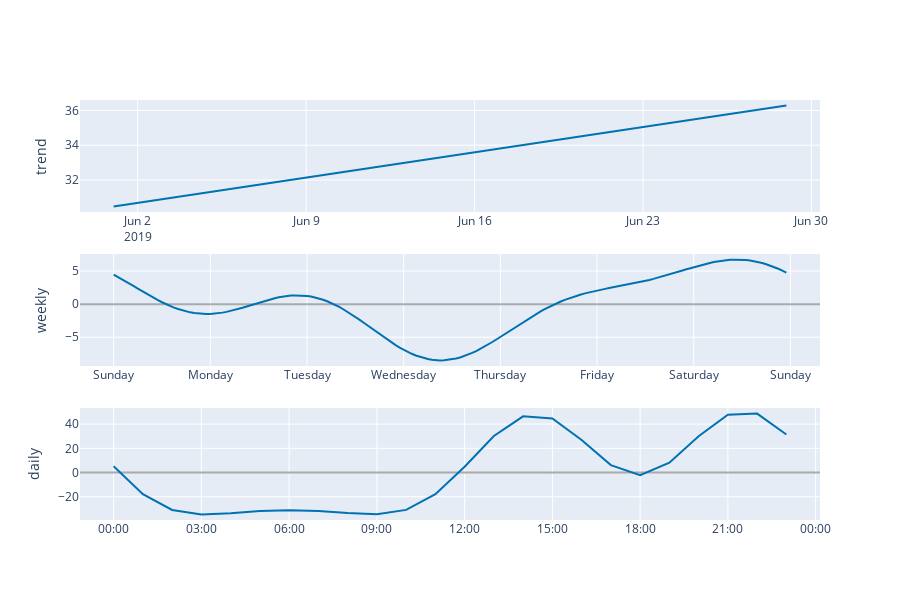

The code cell stored with this chart in its notebook:
### Code cell
plot_components_plotly(m, forecast)

### Figure 1 — Plotly figure (JSON) as saved in the notebook; plotly's stock layout.template omitted (floating-point values rounded to 4 significant figures; data arrays with more than 128 entries replaced by an {"elided": "..."} marker saying what was removed)
{"data": [{"line": {"color": "#0072B2", "width": 2}, "mode": "lines", "name": "trend", "type": "scatter", "x": {"elided": "511 str values"}, "xaxis": "x", "y": {"elided": "511 float values"}, "yaxis": "y"}, {"line": {"color": "rgba(0, 114, 178, 0.2)", "width": 0}, "mode": "lines", "name": "trend_upper", "type": "scatter", "x": {"elided": "511 str values"}, "xaxis": "x", "y": {"elided": "511 float values"}, "yaxis": "y"}, {"fill": "tonexty", "fillcolor": "rgba(0, 114, 178, 0.2)", "line": {"color": "rgba(0, 114, 178, 0.2)", "width": 0}, "mode": "lines", "name": "trend_lower", "type": "scatter", "x": {"elided": "511 str values"}, "xaxis": "x", "y": {"elided": "511 float values"}, "yaxis": "y"}, {"line": {"color": "#0072B2", "width": 2}, "mode": "lines", "name": "weekly", "type": "scatter", "x": {"elided": "168 str values"}, "xaxis": "x2", "y": {"elided": "168 float values"}, "yaxis": "y2"}, {"line": {"color": "#0072B2", "width": 2}, "mode": "lines", "name": "daily", "type": "scatter", "x": ["2017-01-01T00:00:00", "2017-01-01T01:00:00", "2017-01-01T02:00:00", "2017-01-01T03:00:00", "2017-01-01T04:00:00", "2017-01-01T05:00:00", "2017-01-01T06:00:00", "2017-01-01T07:00:00", "2017-01-01T08:00:00", "2017-01-01T09:00:00", "2017-01-01T10:00:00", "2017-01-01T11:00:00", "2017-01-01T12:00:00", "2017-01-01T13:00:00", "2017-01-01T14:00:00", "2017-01-01T15:00:00", "2017-01-01T16:00:00", "2017-01-01T17:00:00", "2017-01-01T18:00:00", "2017-01-01T19:00:00", "2017-01-01T20:00:00", "2017-01-01T21:00:00", "2017-01-01T22:00:00", "2017-01-01T23:00:00"], "xaxis": "x3", "y": [5.239, -17.83, -30.89, -34.56, -33.52, -31.82, -31.15, -31.78, -33.48, -34.52, -30.84, -17.87, 4.816, 30.22, 46.42, 44.66, 26.93, 6.184, -2.251, 8.115, 30.0, 47.76, 48.7, 31.44], "yaxis": "y3"}], "layout": {"height": 600, "showlegend": false, "width": 900, "xaxis": {"anchor": "y", "domain": [0, 1], "range": ["2019-05-30T14:27:00", "2019-06-30T08:33:00"], "type": "date"}, "xaxis2": {"anchor": "y2", "domain": [0, 1], "range": ["2016-12-31T15:39:00", "2017-01-08T07:21:00"], "tickformat": "%A", "type": "date"}, "xaxis3": {"anchor": "y3", "domain": [0, 1], "range": ["2016-12-31T22:51:00", "2017-01-02T00:09:00"], "tickformat": "%H:%M", "type": "date"}, "yaxis": {"anchor": "x", "domain": [0.7333, 1], "rangemode": "normal", "title": {"text": "trend"}, "zerolinecolor": "#AAA"}, "yaxis2": {"anchor": "x2", "domain": [0.3667, 0.6333], "title": {"text": "weekly"}, "zerolinecolor": "#AAA"}, "yaxis3": {"anchor": "x3", "domain": [0, 0.2667], "title": {"text": "daily"}, "zerolinecolor": "#AAA"}}}
